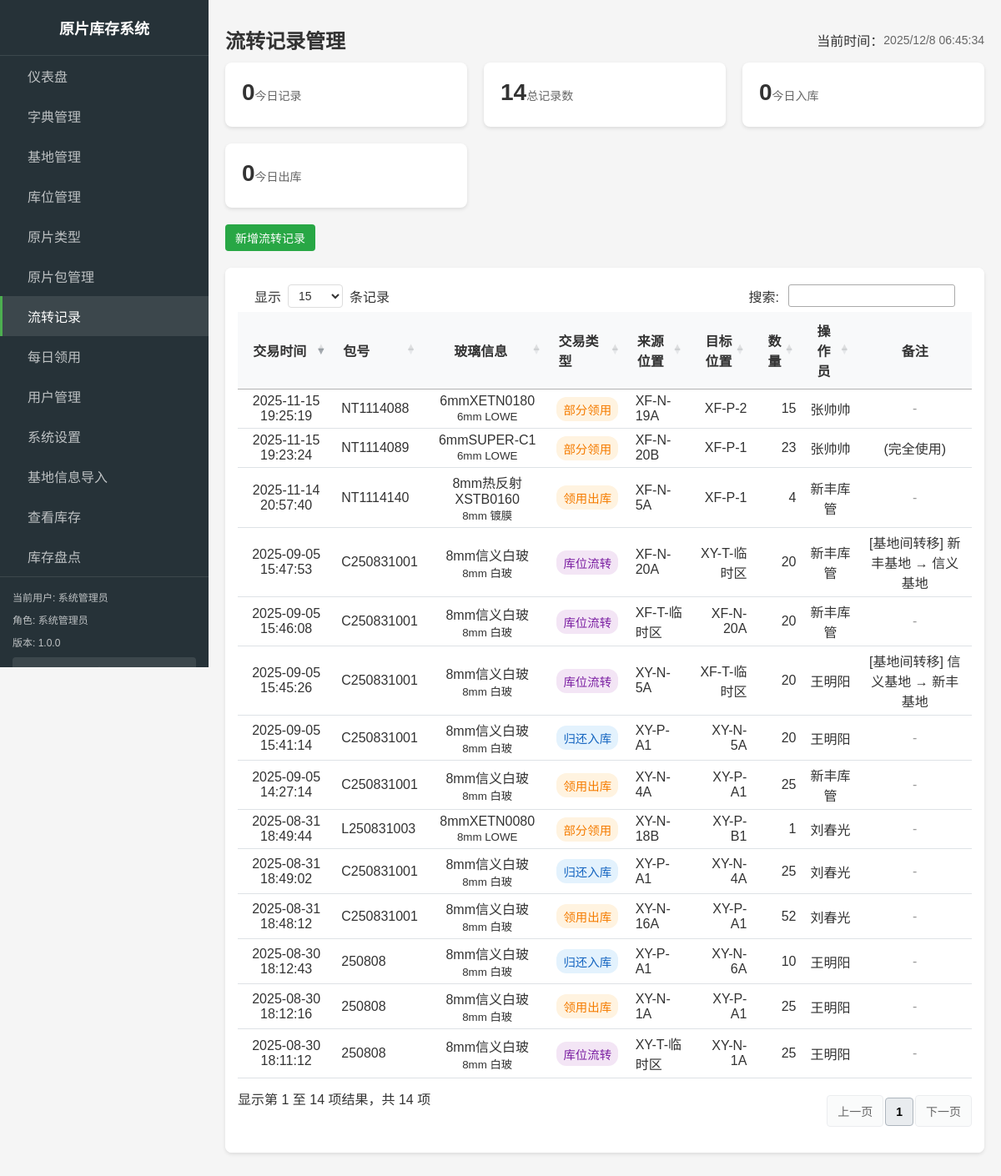
The app's page /admin/transactions.php (signed in) with its own data.
### tables this page shows
CREATE TABLE `inventory_transactions`  (
  `id` int(11) NOT NULL AUTO_INCREMENT,
  `package_id` int(11) NOT NULL COMMENT '原片包ID',
  `transaction_type` enum('purchase_in','usage_out','return_in','scrap','partial_usage','location_adjust','check_in','check_out') NOT NULL COMMENT '交易类型：采购入库、领用出库、归还入库、报废、部分领用、基地流转、盘盈入库、盘亏出库',
  `from_rack_id` int(11) NULL DEFAULT NULL COMMENT '来源库位架ID',
  `to_rack_id` int(11) NULL DEFAULT NULL COMMENT '目标库位架ID',
  `quantity` int(11) NOT NULL COMMENT '数量',
  `operator_id` int(11) NULL DEFAULT NULL COMMENT '操作员ID',
  `scrap_reason` text NULL COMMENT '报废原因',
  `transaction_time` timestamp NOT NULL DEFAULT CURRENT_TIMESTAMP COMMENT '交易时间',
  `actual_usage` int(11) NULL DEFAULT 0 COMMENT '实际领用量',
  `notes` text NULL COMMENT '备注信息',
  `created_at` timestamp NOT NULL DEFAULT CURRENT_TIMESTAMP,
  PRIMARY KEY (`id`) USING BTREE,
  INDEX `from_rack_id`(`from_rack_id`) USING BTREE,
  INDEX `package_id`(`package_id`) USING BTREE,
  INDEX `to_rack_id`(`to_rack_id`) USING BTREE
);

CREATE TABLE `glass_packages`  (
  `id` int(11) NOT NULL AUTO_INCREMENT,
  `package_code` varchar(100) NOT NULL COMMENT '包号/二维码',
  `glass_type_id` int(11) NOT NULL COMMENT '原片类型ID',
  `width` decimal(10, 0) NULL DEFAULT NULL COMMENT '宽度(mm)',
  `height` decimal(10, 0) NULL DEFAULT NULL COMMENT '高度(mm)',
  `pieces` int(11) NOT NULL DEFAULT 0 COMMENT '实际片数（库存操作基准）',
  `quantity` int(11) NOT NULL DEFAULT 0 COMMENT '默认包装数量（参考值）',
  `entry_date` date NULL DEFAULT NULL COMMENT '入库日期',
  `initial_rack_id` int(11) NULL DEFAULT NULL COMMENT '起始库区ID',
  `current_rack_id` int(11) NULL DEFAULT NULL COMMENT '当前库位架ID',
  `position_order` int(11) NULL DEFAULT 1 COMMENT '在架中的位置顺序(1-x)',
  `status` enum('in_storage','in_processing','scrapped','used_up') NULL DEFAULT 'in_storage' COMMENT '包状态：in_storage=库存中，in_processing=加工中，scrapped=已报废，used_up=已用完',
  `created_at` timestamp NOT NULL DEFAULT CURRENT_TIMESTAMP,
  `updated_at` timestamp NOT NULL DEFAULT CURRENT_TIMESTAMP ON UPDATE CURRENT_TIMESTAMP,
  PRIMARY KEY (`id`) USING BTREE,
  INDEX `current_rack_id`(`current_rack_id`) USING BTREE,
  INDEX `glass_type_id`(`glass_type_id`) USING BTREE,
  INDEX `initial_rack_id`(`initial_rack_id`) USING BTREE
);

CREATE TABLE `glass_types`  (
  `id` int(11) NOT NULL AUTO_INCREMENT,
  `custom_id` varchar(50) NOT NULL COMMENT '原片ID（自定义，唯一，采购使用）',
  `name` varchar(100) NOT NULL COMMENT '原片名称（完整名称）',
  `short_name` varchar(50) NOT NULL COMMENT '原片简称（如：5白、4白、5白南玻）',
  `finance_name` varchar(100) NULL DEFAULT NULL COMMENT '财务核算名',
  `product_series` varchar(100) NULL DEFAULT NULL COMMENT '原片商色系（如：5lowe XETB0160）',
  `brand` varchar(50) NULL DEFAULT NULL COMMENT '原片品牌（如：信义、台玻、金晶、旗滨）',
  `manufacturer` varchar(100) NULL DEFAULT NULL COMMENT '原片生产商（如：重庆信义、德阳信义、成都台玻）',
  `color` varchar(50) NULL DEFAULT NULL COMMENT '原片颜色（如：白玻、玉沙、LOWE、超白等）',
  `thickness` decimal(10, 0) NULL DEFAULT NULL COMMENT '原片厚度(mm)（如：4、5、6、8、10、12、15、19）',
  `silver_layers` enum('单银','双银','三银','无银','') NULL DEFAULT NULL COMMENT '银层类型',
  `substrate` enum('普白','超白','') NULL DEFAULT NULL COMMENT '基片类型',
  `transmittance` enum('高透','中透','低透','') NULL DEFAULT NULL COMMENT '透光性',
  `status` tinyint(1) NULL DEFAULT 1 COMMENT '状态：1启用，0禁用',
  `created_at` timestamp NOT NULL DEFAULT CURRENT_TIMESTAMP,
  `updated_at` timestamp NOT NULL DEFAULT CURRENT_TIMESTAMP ON UPDATE CURRENT_TIMESTAMP,
  PRIMARY KEY (`id`) USING BTREE,
  UNIQUE INDEX `custom_id`(`custom_id`) USING BTREE,
  INDEX `idx_brand`(`brand`) USING BTREE,
  INDEX `idx_color`(`color`) USING BTREE,
  INDEX `idx_custom_id`(`custom_id`) USING BTREE,
  INDEX `idx_manufacturer`(`manufacturer`) USING BTREE,
  INDEX `idx_short_name`(`short_name`) USING BTREE,
  INDEX `idx_silver_layers`(`silver_layers`) USING BTREE,
  INDEX `idx_substrate`(`substrate`) USING BTREE,
  INDEX `idx_transmittance`(`transmittance`) USING BTREE
);

CREATE TABLE `storage_racks`  (
  `id` int(11) NOT NULL AUTO_INCREMENT,
  `base_id` int(11) NOT NULL COMMENT '所属基地ID',
  `code` varchar(50) NOT NULL COMMENT '库位架编码',
  `name` varchar(100) NULL DEFAULT NULL COMMENT '库位架名称',
  `area_type` enum('storage','processing','scrap','temporary') NOT NULL DEFAULT 'storage' COMMENT '区域类型：库存区、加工区、报废区、临时区',
  `capacity` int(11) NULL DEFAULT NULL COMMENT '容量',
  `status` enum('normal','maintenance','full') NULL DEFAULT 'normal' COMMENT '状态：正常、维护中、已满',
  `created_at` timestamp NOT NULL DEFAULT CURRENT_TIMESTAMP,
  `updated_at` timestamp NOT NULL DEFAULT CURRENT_TIMESTAMP ON UPDATE CURRENT_TIMESTAMP,
  PRIMARY KEY (`id`) USING BTREE,
  INDEX `base_id`(`base_id`) USING BTREE
);

CREATE TABLE `users`  (
  `id` int(11) NOT NULL AUTO_INCREMENT,
  `username` varchar(50) NOT NULL COMMENT '用户名',
  `password` varchar(255) NOT NULL COMMENT '密码',
  `real_name` varchar(50) NULL DEFAULT NULL COMMENT '真实姓名',
  `role` enum('admin','manager','operator','viewer') NOT NULL DEFAULT 'operator',
  `base_id` int(11) NULL DEFAULT NULL COMMENT '所属基地ID',
  `phone` varchar(20) NULL DEFAULT NULL COMMENT '电话',
  `email` varchar(100) NULL DEFAULT NULL COMMENT '邮箱',
  `last_login` timestamp NOT NULL DEFAULT CURRENT_TIMESTAMP ON UPDATE CURRENT_TIMESTAMP COMMENT '最后登录时间',
  `status` tinyint(1) NULL DEFAULT 1 COMMENT '状态：1启用，0禁用',
  `created_at` timestamp NOT NULL DEFAULT CURRENT_TIMESTAMP,
  `updated_at` timestamp NOT NULL DEFAULT CURRENT_TIMESTAMP ON UPDATE CURRENT_TIMESTAMP,
  PRIMARY KEY (`id`) USING BTREE,
  INDEX `base_id`(`base_id`) USING BTREE
);

### includes/db.php (called while the page is built, shortened)
<?php
function getDbConnection() {
    static $conn = null;
    if ($conn === null) {
        $conn = new mysqli(DB_HOST, DB_USER, DB_PASS, DB_NAME);
        $conn->set_charset(DB_CHARSET);
    }
    return $conn;
}
function query($sql, $params = []) {
    $conn = getDbConnection();
    $stmt = $conn->prepare($sql);
    if (!$stmt->execute()) {
        throw new Exception("执行查询失败: " . $stmt->error . "<br>SQL: " . $sql);
    }
    $result = $stmt->get_result();
    return $result;
}
function fetchAll($sql, $params = []) {
    $result = query($sql, $params);
    $rows = [];
    while ($row = $result->fetch_assoc()) {
        $rows[] = $row;
    }
    return $rows;
}
function fetchOne($sql, $params = []) {
    $result = query($sql, $params);
    $row = $result->fetch_row();
    $value = $row ? $row[0] : null;
    return $value;
}
?>

### includes/auth.php (called while the page is built, shortened)
<?php
require_once __DIR__ . '/db.php';
function isLoggedIn() {
    return isset($_SESSION['logged_in']) && $_SESSION['logged_in'] === true;
}
function getCurrentUser() {
    return [
        'id' => $_SESSION['user_id'],
        'username' => $_SESSION['username'],
        'name' => $_SESSION['name'],
        'role' => $_SESSION['role'],
        'base_id' => $_SESSION['base_id'] ?? null
    ];
}
?>

### includes/admin_nav_config.php (called while the page is built, shortened)
<?php
function getAdminNavConfig($userRole) {
    $filteredItems = array_filter($navItems, function($item) use ($userRole) {
        return in_array($userRole, $item['roles']);
    });
    usort($filteredItems, function($a, $b) {
        return $a['order'] - $b['order'];
    });
    return $filteredItems;
}
function getCurrentNavId($currentPage) {
    $pageNavMap = [
        'index.php' => 'dashboard',
        'bases.php' => 'bases',
        'racks.php' => 'racks',
        'glass_types.php' => 'glass_types',
        'dictionary.php' => 'dictionary',
        'packages.php' => 'packages',
        'transactions.php' => 'transactions',
        'reports.php' => 'reports',
        'users.php' => 'users',
        'settings.php' => 'settings',
    ];
    return $pageNavMap[$currentPage] ?? '';
}
?>

### admin/transactions.php (the view, shortened to what this page needs)
<?php
require_once '../includes/auth.php';
require_once '../includes/db.php';
require_once '../includes/admin_layout.php';
$currentUser = getCurrentUser();
$message = '';
$allTransactionTypes = [
    'purchase_in' => '采购入库',
    'usage_out' => '领用出库',
    'partial_usage' => '部分领用',
    'return_in' => '归还入库',
    'scrap' => '报废出库',
    'check_in' => '盘盈入库',
    'check_out' => '盘亏出库',
    'location_adjust' => '库位流转'
];
$transactionTypes = [];
foreach ($allTransactionTypes as $key => $label) {
    switch ($key) {
        case 'purchase_in':
        case 'usage_out':
        case 'scrap':
        case 'check_in':
        case 'partial_usage':
        case 'check_out':
            if (in_array($currentUser['role'], ['manager', 'admin'])) {
                $transactionTypes[$key] = $label;
            }
            break;
        case 'location_adjust':
            if (in_array($currentUser['role'], ['operator', 'manager', 'admin'])) {
                $transactionTypes[$key] = $label;
            }
            break;
        case 'return_in':
            if (in_array($currentUser['role'], ['operator', 'manager', 'admin'])) {
                $transactionTypes[$key] = $label;
            }
            break;
    }
}
$params = [];
$sql = "SELECT t.*, gp.package_code, gt.name as glass_name, gt.thickness, gt.color,
               u.real_name as operator_name, u.username as operator_username,
               fr.code as from_rack_code,
               tr.code as to_rack_code , t.notes as notes
        FROM inventory_transactions t
        LEFT JOIN glass_packages gp ON t.package_id = gp.id
        LEFT JOIN glass_types gt ON gp.glass_type_id = gt.id
        LEFT JOIN users u ON t.operator_id = u.id
        LEFT JOIN storage_racks fr ON t.from_rack_id = fr.id
        LEFT JOIN storage_racks tr ON t.to_rack_id = tr.id
        ORDER BY t.transaction_time DESC";
$transactions = fetchAll($sql, $params);
$stats = [
    'today_transactions' => fetchOne("SELECT COUNT(*) FROM inventory_transactions WHERE DATE(transaction_time) = CURDATE()"),
    'total_transactions' => fetchOne("SELECT COUNT(*) FROM inventory_transactions"),
    'purchase_in_today' => fetchOne("SELECT COUNT(*) FROM inventory_transactions WHERE transaction_type = 'purchase_in' AND DATE(transaction_time) = CURDATE()"),
    'usage_out_today' => fetchOne("SELECT COUNT(*) FROM inventory_transactions WHERE transaction_type = 'usage_out' AND DATE(transaction_time) = CURDATE()")
];
?>
<div class="stats-grid">
    <div class="stat-card">
        <div class="stat-value"><?php echo $stats['today_transactions']; ?></div>
        <div class="stat-label">今日记录</div>
    </div>
    <div class="stat-card">
        <div class="stat-value"><?php echo $stats['total_transactions']; ?></div>
        <div class="stat-label">总记录数</div>
    </div>
    <div class="stat-card">
        <div class="stat-value"><?php echo $stats['purchase_in_today']; ?></div>
        <div class="stat-label">今日入库</div>
    </div>
    <div class="stat-card">
        <div class="stat-value"><?php echo $stats['usage_out_today']; ?></div>
        <div class="stat-label">今日出库</div>
    </div>
</div>
<div style="margin-bottom: 20px;">
    <button type="button" class="btn btn-success" onclick="openTransactionModal()">新增流转记录</button>
</div>
<div class="table-container">
    <table id="transactions" class="" data-table="transactions">
        <thead>
            <tr>
                <th>交易时间</th>
                <th>包号</th>
                <th>玻璃信息</th>
                <th>交易类型</th>
                <th>来源位置</th>
                <th>目标位置</th>
                <th>数量</th>
                <th>操作员</th>
                <th>备注</th>
            </tr>
        </thead>
        <tbody>
            <?php if (empty($transactions)): ?>
                <tr>
                    <td colspan="10" style="text-align: center; color: #666;">暂无记录</td>
                </tr>
            <?php else: ?>
                <?php foreach ($transactions as $transaction): ?>
                    <tr>
                        <td><?php echo date('Y-m-d H:i:s', strtotime($transaction['transaction_time'])); ?></td>
                        <td><?php echo htmlspecialchars($transaction['package_code']); ?></td>
                        <td>
                            <?php echo htmlspecialchars($transaction['glass_name']); ?><br>
                            <small><?php echo htmlspecialchars($transaction['thickness'] . 'mm ' . $transaction['color']); ?></small>
                        </td>
                        <td>
                            <span class="status-badge status-<?php echo $transaction['transaction_type']; ?>">
                                <?php echo htmlspecialchars($transactionTypes[$transaction['transaction_type']]); ?>
                            </span>
                        </td>
                        <td>
                            <?php if ($transaction['from_rack_code']): ?>
                                <?php echo htmlspecialchars($transaction['from_rack_code']); ?>
                            <?php else: ?>
                                <span style="color: #999;">-</span>
                            <?php endif; ?>
                        </td>
                        <td><?php echo htmlspecialchars($transaction['to_rack_code']); ?></td>
                        <td><?php echo $transaction['quantity']; ?></td>
                        <td><?php echo htmlspecialchars($transaction['operator_name'] ?: $transaction['operator_username']); ?></td>
                        <td>
                            <?php if ($transaction['scrap_reason']): ?>
                                <strong>报废原因:</strong> <?php echo htmlspecialchars($transaction['scrap_reason']); ?>
                            <?php elseif ($transaction['notes']): ?>
                                <span><?php echo htmlspecialchars($transaction['notes']); ?></span>
                            <?php else: ?>
                                <span style="color: #999;">-</span>
                            <?php endif; ?>
                        </td>
                    </tr>
                <?php endforeach; ?>
            <?php endif; ?>
        </tbody>
    </table>
</div>
</div>
</div>
</body>
</html>
<?php
$content = ob_get_clean();
echo renderAdminLayout('流转记录管理', $content, $currentUser, 'transactions.php', [], [], $message ?? '', $messageType ?? 'info');
?>

### records on screen
inventory_transactions: actual_usage "0", from_rack "14", transaction_time "2025-09-05 14:27:14", glass_packages.package_code "C250831001", glass_types.name "8mm信义白玻", glass_types.thickness+color "8mm 白玻", transaction_type "领用出库", storage_racks.code "XY-N-4A", storage_racks.code "XY-P-A1", quantity "25", users.real_name "新丰库管"
inventory_transactions: transaction_time "2025-11-15 19:25:19", glass_packages.package_code "NT1114088", glass_types.name "6mmXETN0180", glass_types.thickness+color "6mm LOWE", transaction_type "部分领用", storage_racks.code "XF-N-19A", storage_racks.code "XF-P-2", quantity "15", users.real_name "张帅帅"
inventory_transactions: transaction_time "2025-11-15 19:23:24", glass_packages.package_code "NT1114089", glass_types.name "6mmSUPER-C1", glass_types.thickness+color "6mm LOWE", transaction_type "部分领用", storage_racks.code "XF-N-20B", storage_racks.code "XF-P-1", quantity "23", users.real_name "张帅帅", notes "(完全使用)"
inventory_transactions: transaction_time "2025-11-14 20:57:40", glass_packages.package_code "NT1114140", glass_types.name "8mm热反射XSTB0160", glass_types.thickness+color "8mm 镀膜", transaction_type "领用出库", storage_racks.code "XF-N-5A", storage_racks.code "XF-P-1", quantity "4", users.real_name "新丰库管"
inventory_transactions: transaction_time "2025-09-05 15:47:53", glass_packages.package_code "C250831001", glass_types.name "8mm信义白玻", glass_types.thickness+color "8mm 白玻", transaction_type "库位流转", storage_racks.code "XF-N-20A", storage_racks.code "XY-T-临时区", quantity "20", users.real_name "新丰库管", notes "[基地间转移] 新丰基地 → 信义基地"
inventory_transactions: transaction_time "2025-09-05 15:46:08", glass_packages.package_code "C250831001", glass_types.name "8mm信义白玻", glass_types.thickness+color "8mm 白玻", transaction_type "库位流转", storage_racks.code "XF-T-临时区", storage_racks.code "XF-N-20A", quantity "20", users.real_name "新丰库管"
inventory_transactions: transaction_time "2025-09-05 15:45:26", glass_packages.package_code "C250831001", glass_types.name "8mm信义白玻", glass_types.thickness+color "8mm 白玻", transaction_type "库位流转", storage_racks.code "XY-N-5A", storage_racks.code "XF-T-临时区", quantity "20", users.real_name "王明阳", notes "[基地间转移] 信义基地 → 新丰基地"
inventory_transactions: transaction_time "2025-09-05 15:41:14", glass_packages.package_code "C250831001", glass_types.name "8mm信义白玻", glass_types.thickness+color "8mm 白玻", transaction_type "归还入库", storage_racks.code "XY-P-A1", storage_racks.code "XY-N-5A", quantity "20", users.real_name "王明阳"
inventory_transactions: transaction_time "2025-08-31 18:49:44", glass_packages.package_code "L250831003", glass_types.name "8mmXETN0080", glass_types.thickness+color "8mm LOWE", transaction_type "部分领用", storage_racks.code "XY-N-18B", storage_racks.code "XY-P-B1", quantity "1", users.real_name "刘春光"
inventory_transactions: transaction_time "2025-08-31 18:49:02", glass_packages.package_code "C250831001", glass_types.name "8mm信义白玻", glass_types.thickness+color "8mm 白玻", transaction_type "归还入库", storage_racks.code "XY-P-A1", storage_racks.code "XY-N-4A", quantity "25", users.real_name "刘春光"
inventory_transactions: transaction_time "2025-08-31 18:48:12", glass_packages.package_code "C250831001", glass_types.name "8mm信义白玻", glass_types.thickness+color "8mm 白玻", transaction_type "领用出库", storage_racks.code "XY-N-16A", storage_racks.code "XY-P-A1", quantity "52", users.real_name "刘春光"
inventory_transactions: transaction_time "2025-08-30 18:12:43", glass_packages.package_code "250808", glass_types.name "8mm信义白玻", glass_types.thickness+color "8mm 白玻", transaction_type "归还入库", storage_racks.code "XY-P-A1", storage_racks.code "XY-N-6A", quantity "10", users.real_name "王明阳"
inventory_transactions: transaction_time "2025-08-30 18:12:16", glass_packages.package_code "250808", glass_types.name "8mm信义白玻", glass_types.thickness+color "8mm 白玻", transaction_type "领用出库", storage_racks.code "XY-N-1A", storage_racks.code "XY-P-A1", quantity "25", users.real_name "王明阳"
inventory_transactions: transaction_time "2025-08-30 18:11:12", glass_packages.package_code "250808", glass_types.name "8mm信义白玻", glass_types.thickness+color "8mm 白玻", transaction_type "库位流转", storage_racks.code "XY-T-临时区", storage_racks.code "XY-N-1A", quantity "25", users.real_name "王明阳"

### other values on screen
APP_NAME "原片库存系统"
$item['title'] "仪表盘"
$item['title'] "字典管理"
$item['title'] "基地管理"
$item['title'] "库位管理"
$item['title'] "原片类型"
$item['title'] "原片包管理"
$item['title'] "流转记录"
$item['title'] "每日领用"
$item['title'] "用户管理"
$item['title'] "系统设置"
$item['title'] "基地信息导入"
$item['title'] "查看库存"
$item['title'] "库存盘点"
$currentUser['name'] ?: $currentUser['username'] "系统管理员"
